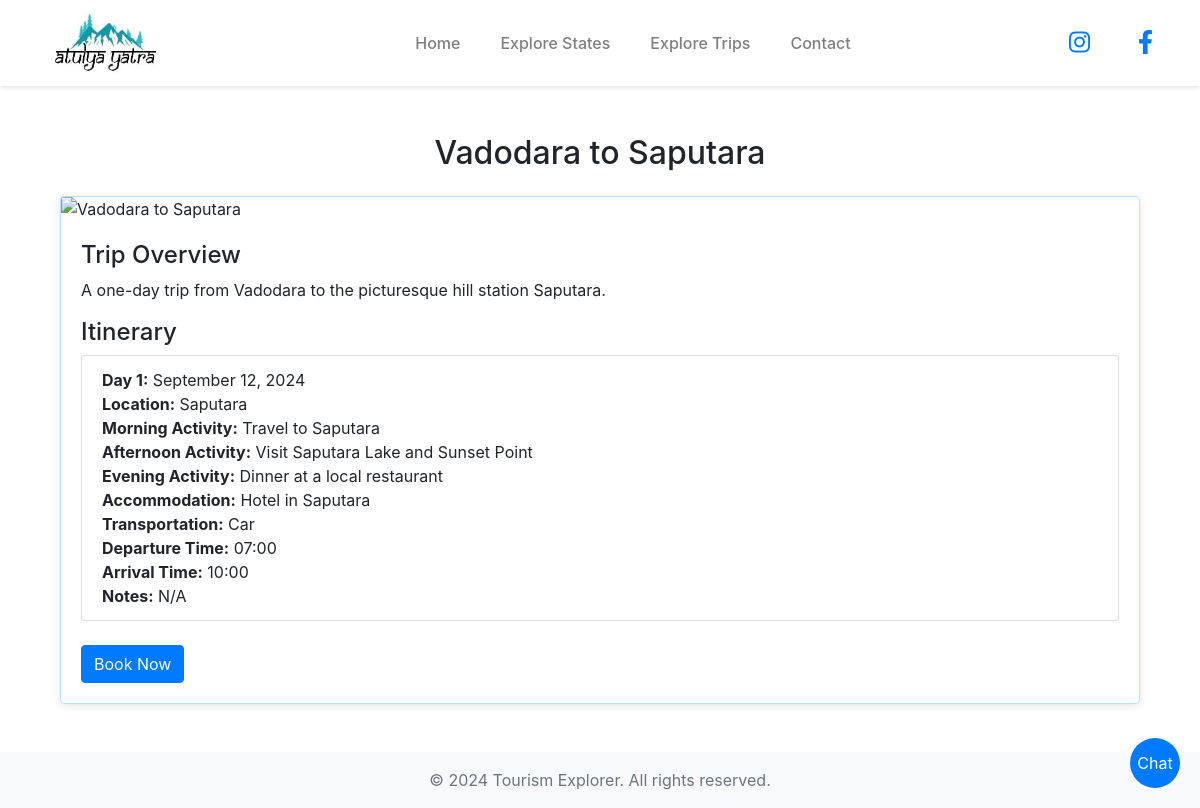
Page /trip/2 on the committed database.
### app.py (models this page shows)
class Trip(db.Model):
    __tablename__ = 'trips'
    id = db.Column(db.Integer, primary_key=True)
    name = db.Column(db.String(255), nullable=False)
    description = db.Column(db.Text, nullable=False)
    itinerary_id = db.Column(db.Integer, db.ForeignKey('public_itinerary.id'), nullable=False)
    itinerary = db.relationship('PublicItinerary', backref=db.backref('trip', uselist=False))

class DayWiseItinerary(db.Model):
    __tablename__ = 'day_wise_itinerary'
    id = db.Column(db.Integer, primary_key=True)
    itinerary_id = db.Column(db.Integer, db.ForeignKey('public_itinerary.id'), nullable=False)
    day_number = db.Column(db.Integer, nullable=False)
    date = db.Column(db.Date, nullable=False)
    location = db.Column(db.String(255), nullable=False)
    morning_activity = db.Column(db.String(255), nullable=True)
    afternoon_activity = db.Column(db.String(255), nullable=True)
    evening_activity = db.Column(db.String(255), nullable=True)
    accommodation = db.Column(db.String(255), nullable=True)
    transportation = db.Column(db.String(255), nullable=True)
    departure_time = db.Column(db.Time, nullable=True)
    arrival_time = db.Column(db.Time, nullable=True)
    notes = db.Column(db.Text, nullable=True)
    photos = db.relationship('DayWisePhotos', backref='day_wise_itinerary', lazy=True)

### app.py (the view)
@app.route('/trip/<int:trip_id>')
def trip_itinerary(trip_id):
    trip = Trip.query.get_or_404(trip_id)
    itinerary = PublicItinerary.query.get_or_404(trip.itinerary_id)
    day_wise_itineraries = DayWiseItinerary.query.filter_by(itinerary_id=itinerary.id).order_by(DayWiseItinerary.day_number).all()
    for day in day_wise_itineraries:
        day.photos = DayWisePhotos.query.filter_by(day_itinerary_id=day.id).all()
    return render_template('trip_itinerary.html', trip=trip, itinerary=day_wise_itineraries)

### templates/trip_itinerary.html (shortened to what this page needs)
{% extends 'base.html' %}
{% block content %}
<div class="container mt-5">
    <h2 class="text-center mb-4">{{ trip.name }}</h2>
    <div class="card">
        <img class="card-img-top" src="{{ trip.image_url or url_for('static', filename='images/placeholder.png') }}" alt="{{ trip.name }}">
        <div class="card-body">
            <h4>Trip Overview</h4>
            <p>{{ trip.description }}</p>
            <h4>Itinerary</h4>
            <ul class="list-group">
                {% for day in itinerary %}
                <li class="list-group-item">
                    <strong>Day {{ day.day_number }}:</strong> {{ day.date.strftime('%B %d, %Y') }}<br>
                    <strong>Location:</strong> {{ day.location }}<br>
                    <strong>Morning Activity:</strong> {{ day.morning_activity or 'N/A' }}<br>
                    <strong>Afternoon Activity:</strong> {{ day.afternoon_activity or 'N/A' }}<br>
                    <strong>Evening Activity:</strong> {{ day.evening_activity or 'N/A' }}<br>
                    <strong>Accommodation:</strong> {{ day.accommodation or 'N/A' }}<br>
                    <strong>Transportation:</strong> {{ day.transportation or 'N/A' }}<br>
                    <strong>Departure Time:</strong> {{ day.departure_time.strftime('%H:%M') if day.departure_time else 'N/A' }}<br>
                    <strong>Arrival Time:</strong> {{ day.arrival_time.strftime('%H:%M') if day.arrival_time else 'N/A' }}<br>
                    <strong>Notes:</strong> {{ day.notes or 'N/A' }}<br>
                </li>
                {% endfor %}
            </ul>
            <a href="{{ url_for('booking_page', trip_id=trip.id) }}" class="btn btn-primary mt-4">Book Now</a>
        </div>
    </div>
</div>
{% endblock %}

### static/css/styles.css (style rules this page uses)
.card { border: 1px solid #b8e2f8; box-shadow: 0 2px 8px rgba(0, 0, 0, 0.1); }

### rows in the picture
Trip: name "Vadodara to Saputara", description "A one-day trip from Vadodara to the picturesque hill station Saputara."
DayWiseItinerary: day_number "1", date "September 12, 2024", location "Saputara", morning_activity "Travel to Saputara", afternoon_activity "Visit Saputara Lake and Sunset Point", evening_activity "Dinner at a local restaurant", accommodation "Hotel in Saputara", transportation "Car", departure_time "07:00", arrival_time "10:00", notes "N/A"
